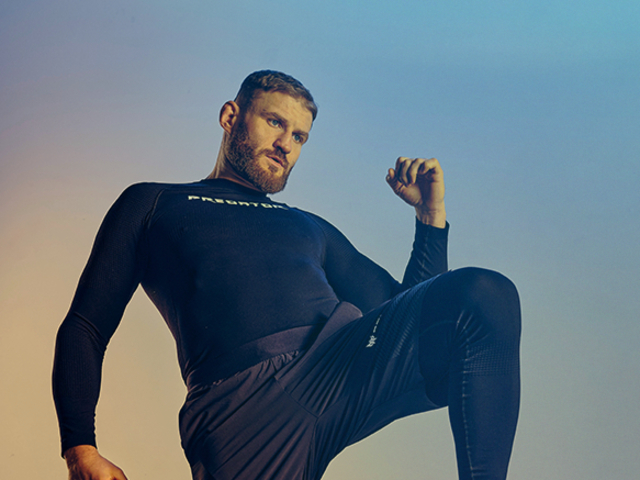
#> input picture train_friends_images/Jan Blachowicz/janek19.jpg, 640 x 480 px
$ python main.py
#> lines starting #> are read from the running program, lines starting #| are printed output that depends on the picture; after the words box and inside, x2 and y2 are one past the last pixel; in counts of white or black regions, pixels touching at a corner belong together; pictures that were not available may be replaced by others from this repository, and a replacement may not be noted
### face_recognition_webcam/face_trainer.py
import cv2 as cv
import numpy as np
import os
import json


# [7 lines left out: function change_names, not called in this run]

def face_recognize_trainer():

    training_images = r'C:/Users/kacpe/Visual Studio Projects/face_recognition/face_recognition_webcam/train_friends_images/'
    face_cascade = cv.CascadeClassifier(cv.data.haarcascades +'haarcascade_frontalface_default.xml')
    face_recognizer = cv.face.LBPHFaceRecognizer_create()                                                       # create face recognizer
    current_id=0
    names_ids = {}
    ids = []
    names_of_known = []
    faces_to_train = []

    for dirpath, dirnames, filenames in os.walk(training_images):
            for dirname in dirnames:
                for dp, dirs, files in os.walk(training_images+ str(dirname)):

                    print(dirname)
                    name_biggest_index = 0                                                                      # for changing files' names

                    for index, file in enumerate(files):
                        name = dp.split("/")[-1]
                        names_of_known.append(name)
                        file_path = os.path.join(dp, file)

                        if dirname.lower() in file:                                                             # for changing files' names
                            number = int(file.split(".")[0].replace(dirname.lower(), ""))
                            if number > name_biggest_index: name_biggest_index = number


                        if name not in names_ids:
                            names_ids[name] = current_id
                            current_id +=1

                        id = names_ids[name]

                        gray_image = cv.imread(file_path,cv.IMREAD_GRAYSCALE)                                   # convert image to grayscale
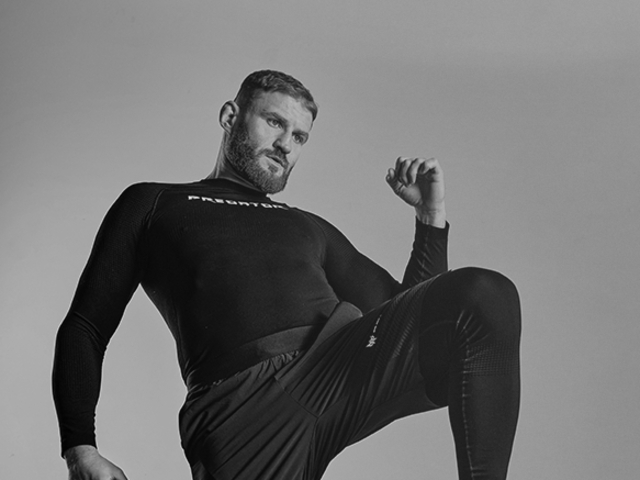
#> gray_image: shape (480, 640); min 0, max 240, mean 112.8
                        #cv.imshow("Faces on image", gray_image)
                        #cv.waitKey(0)
                        gray_image_array = np.array(gray_image, "uint8")                                        # convert grayscale image to np array
                        faces = face_cascade.detectMultiScale(gray_image_array, 1.12, 5)                        # find human faces on img
#> faces = ()
                        if len(faces) > 1 or len(faces) == 0: print(file," nie ma twarzy/ kilka twarzy")


                        for (x, y, w, h) in faces:
                            roi_gray_image = gray_image[y:y+h, x:x+w]                                           # extract area in image where face appears
                            faces_to_train.append(roi_gray_image)
                            ids.append(id)
                            cv.rectangle(gray_image, (x, y), (x + w, y + h), (0, 255, 0), 2)
#> this loop made 0 passes
#> after the loop, faces_to_train = []; ids = []

                        cv.destroyAllWindows()


                    #change_names(dp, name_biggest_index, files, dirname)


    with open("names_with_ids.json", 'w') as file:                                                                        # transfer name_ids
        json.dump(names_ids, file)
        file.close()

    face_recognizer.train(faces_to_train, np.array(ids))
    face_recognizer.save("trainner.yml")


face_recognize_trainer()

### face_recognition_webcam/faces_detection.py
from asyncio import events
import cv2 as cv
import numpy as np
import os
import json
from config import *
from face_trainer import *

project_files = os.listdir(PROJECT_DICT_PATH)
if any([TRAINING_DATA_FILE_NAME not in project_files, NAMES_OF_PEOPLE_FILE_NAME not in project_files]) : face_recognize_trainer()

face_cascade = cv.CascadeClassifier(cv.data.haarcascades +'haarcascade_frontalface_default.xml')
face_recognizer = cv.face.LBPHFaceRecognizer_create()
face_recognizer.read("trainner.yml")


names = {}
with open("names_with_ids.json", 'r') as file:                                                                             # transfer names and ids
    names = json.load(file)
    names = {v:k for k,v in names.items()}
    file.close()


video = cv.VideoCapture(0)                                                                                                 # capture video cam frames and set parameters
video.set(cv.CAP_PROP_FRAME_WIDTH, CAM_WIDTH)
video.set(cv.CAP_PROP_FRAME_HEIGHT, CAM_HEIGHT)


def recognize_people_on_webcam(run):
#> called with run = True
    running = run
    u_confidence = UP_CONFIDENCE
    d_confidence = DOWN_CONFIDENCE
    changing_upper_confidence = False
    changing_down_confidence = False
    show_info = False

    while running:
        ret, color_frame = video.read()
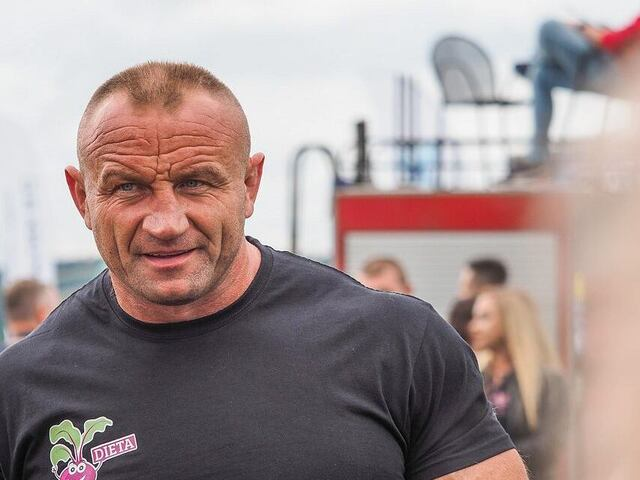
#> input picture test_images/10.jpg, 640 x 480 px, given in place of the camera
#> color_frame is the input picture: shape (480, 640, 3); mean B, G, R 144.7, 145.8, 162.4
        print(show_info)
        gray_frame = cv.cvtColor(color_frame, cv.COLOR_BGR2GRAY)                                                          # convert video frame to grayscale
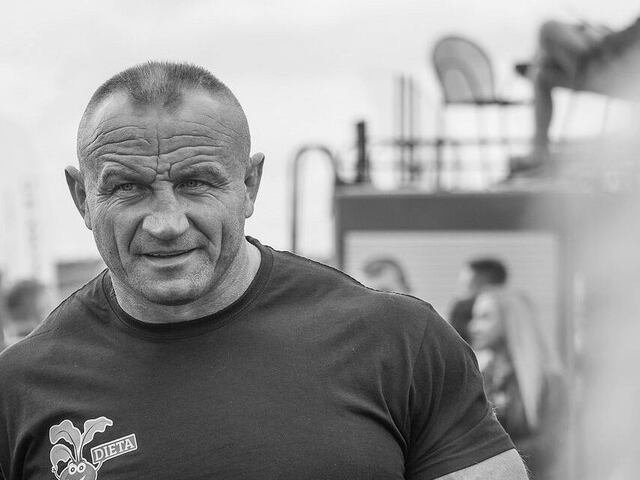
#> gray_frame: shape (480, 640); min 0, max 255, mean 150.6
        faces = face_cascade.detectMultiScale(gray_frame, 1.3, 5)


        for (x, y, w, h) in faces:
            if DISPLAY_FRAME: cv.rectangle(color_frame, (x, y), (x + w, y + h), FRAME_COLOR, FRAME_WIDTH)
            roi_gray = gray_frame[y:y+h, x:x+w]


            id, confidence = face_recognizer.predict(roi_gray)                                                             # confidence is a distance between compared images' histograms
            if confidence >= d_confidence and confidence <= u_confidence:
                predicted_name = names[id]

                cv.putText(color_frame, predicted_name,
                    (x, y),
                    cv.FONT_HERSHEY_COMPLEX_SMALL,
                    FONT_SIZE,
                    FONT_COLOR,
                    3,
                    cv.LINE_AA)
#> this loop made 1 pass
#> pass 1, in recognize_people_on_webcam, `roi_gray = gray_frame[y:y+h, x:x+w]`:
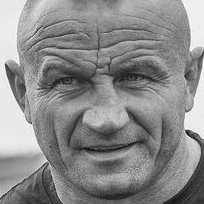
#> roi_gray: shape (204, 204); min 4, max 254, mean 138.8
#> after the loop:
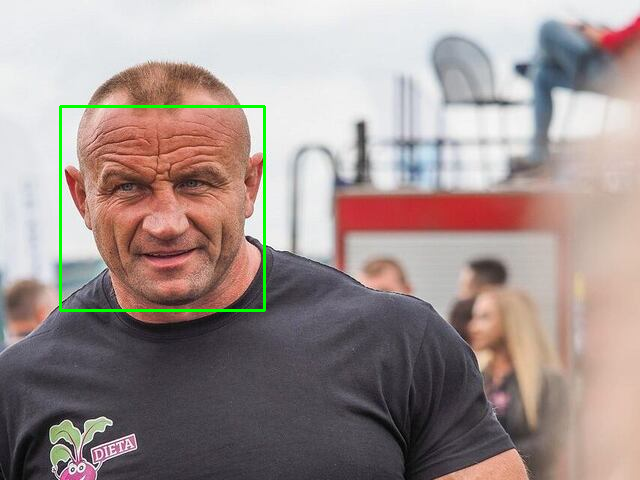
#> color_frame: shape (480, 640, 3); 0.8% of pixels changed, all inside (x1, y1, x2, y2) = (59, 105, 266, 312)


        if cv.waitKey(20) == ord('q'):
#> (key q is pressed here)
            running = False
            return 0

        elif cv.waitKey(1) == ord('s'):
            if not show_info:
                show_info = True
            else: show_info = False


        elif cv.waitKey(1) == ord('u'):
            changing_upper_confidence = True
            changing_down_confidence = False
        elif cv.waitKey(1) == ord('d'):
            changing_upper_confidence = False
            changing_down_confidence = True

        elif cv.waitKey(1) == ord('='):
            if changing_down_confidence: d_confidence += 1
            elif changing_upper_confidence: u_confidence += 1

        elif cv.waitKey(1) == ord('-'):
            if changing_down_confidence: d_confidence -= 1
            elif changing_upper_confidence: u_confidence -= 1

        if show_info:
            cv.rectangle(color_frame, INFO_RECTANGLE_POSITION,
            (INFO_RECTANGLE_POSITION[0] + INFO_RECTANGLE_SIZE[0], INFO_RECTANGLE_POSITION[1] + INFO_RECTANGLE_SIZE[1]),
            INFO_RECTANGLE_COLOR, -1)

            if changing_down_confidence:
                cv.putText(color_frame, "Changing down confidence...",
                    (10, 50),
                    cv.FONT_HERSHEY_COMPLEX_SMALL,
                    FONT_SIZE*1.3,
                    FONT_COLOR,
                    3,
                    cv.LINE_AA)

            elif changing_upper_confidence:
                cv.putText(color_frame, "Changing up confidence...",
                        (10, 50),
                        cv.FONT_HERSHEY_COMPLEX_SMALL,
                        FONT_SIZE*1.3,
                        FONT_COLOR,
                        3,
                        cv.LINE_AA)

            cv.putText(color_frame, "Down confidence: " + str(d_confidence),
                        (10, 100),
                        cv.FONT_HERSHEY_COMPLEX_SMALL,
                        FONT_SIZE *1.3,
                        FONT_COLOR,
                        3,
                        cv.LINE_AA)

            cv.putText(color_frame, "Up confidence: " + str(u_confidence),
                        (10, 150),
                        cv.FONT_HERSHEY_COMPLEX_SMALL,
                        FONT_SIZE*1.3,
                        FONT_COLOR,
                        3,
                        cv.LINE_AA)

        cv.imshow("Face Recognition",color_frame)


    video.release()
    cv.destroyAllWindows()

### face_recognition_webcam/main.py
from config import *
from faces_detection import *

recognize_people_on_webcam(RUN_CAMERA)
